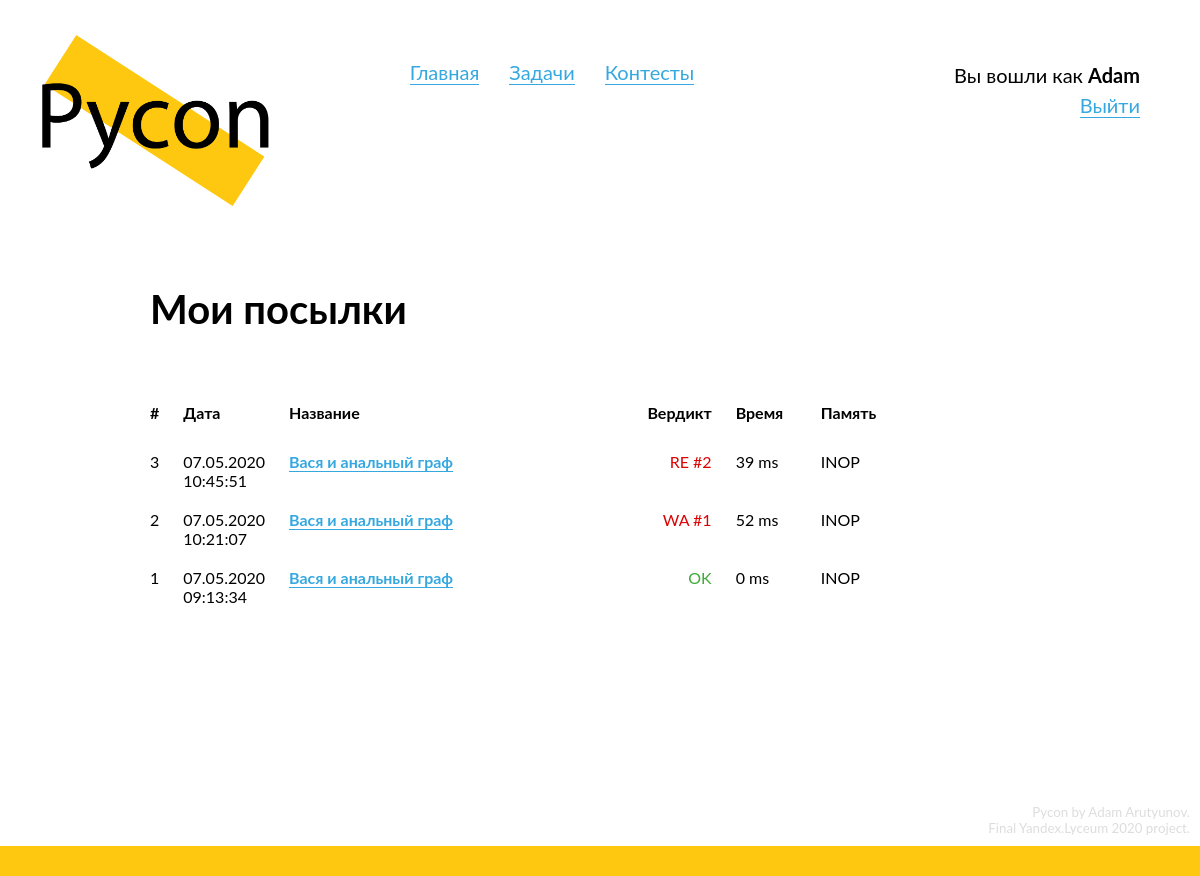
Before: /submissions (signed in) with the older database file.
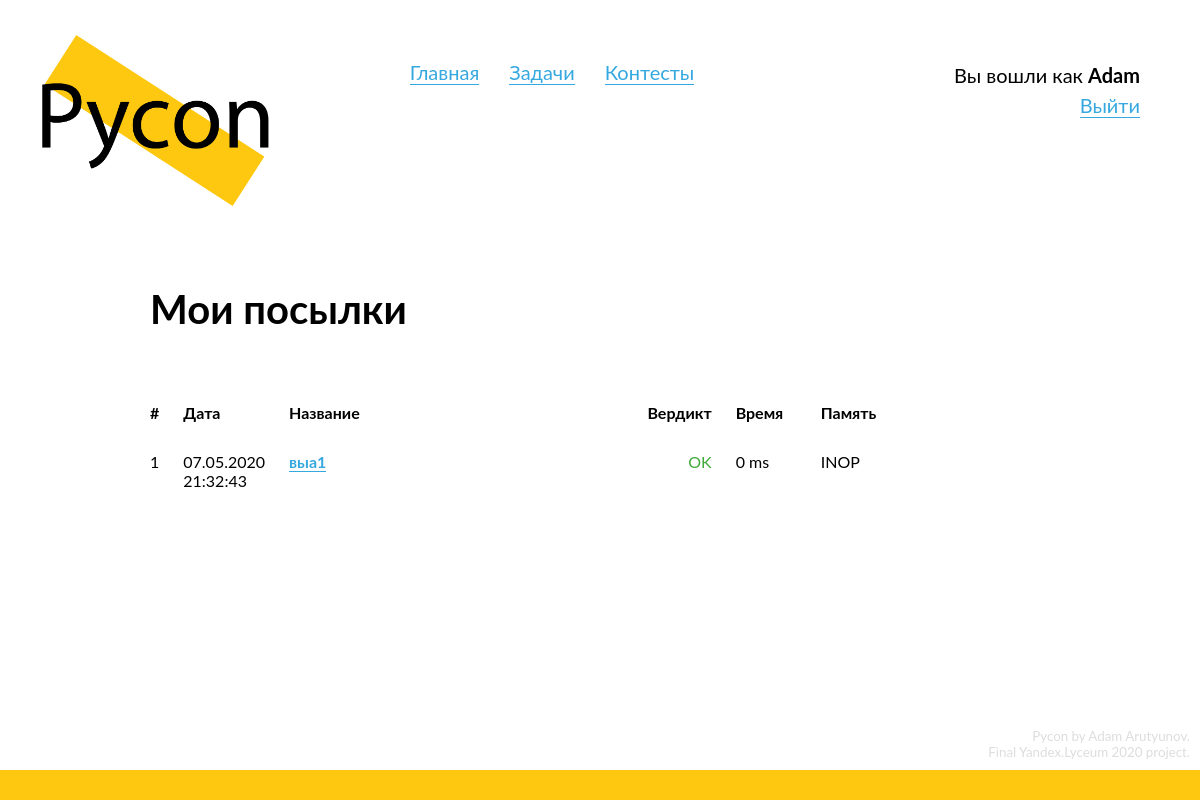
After: the same page with the newer database file.
### data/models/submission.py (models this page shows, shortened)
class Submission(SqlAlchemyBase, SerializerMixin):
    __tablename__ = 'submissions'
    id = Column(Integer, primary_key=True, autoincrement=True)
    submitter_id = Column(Integer, ForeignKey("users.id"))
    submitter = orm.relation("User")
    problem_id = Column(Integer, ForeignKey('problems.id'))
    problem = orm.relation("Problem")
    data = Column(String, nullable=False)
    submit_timestamp = Column(DateTime, default=datetime.datetime.now, nullable=False)
    verdict = Column(String, nullable=True)
    test = Column(Integer, ForeignKey("tests.number"), nullable=True)
    time = Column(Integer, nullable=True)  # Warning, time in ms!
    memory = Column(Integer, nullable=True)  # Warning, memory in KB!

### data/models/problem.py (models this page shows, shortened)
class Problem(SqlAlchemyBase, SerializerMixin):
    __tablename__ = 'problems'
    id = Column(Integer, primary_key=True, autoincrement=True)
    name = Column(String, nullable=True)
    situation = Column(String, nullable=False)
    input_data = Column(String, nullable=True)
    output_data = Column(String, nullable=True)
    tests = orm.relation("Test", back_populates='problem')
    time_limit = Column(Integer, nullable=True)
    memory_limit = Column(Integer, nullable=True)

### Pycon.py (the view)
@app.route('/submissions')
@login_required
def submissions():
    session = db_session.create_session()
    submissions = session.query(Submission).filter(Submission.submitter == current_user)\
                  .order_by(Submission.id.desc()).all()
    return render_template('submissions.html', title="Посылки",
                           submissions=submissions)

### Pycon.py (called while the page is built)
@login_manager.user_loader
def load_user(user_id):
    session = db_session.create_session()
    return session.query(User).get(user_id)

### data/db_session.py (called while the page is built)
def create_session() -> Session:
    global __scoped_session
    return __scoped_session

### templates/submissions.html (shortened to what this page needs)
{% extends "base.html" %}
{% block content %}
  <div class="content-header">
    <h2>
      Мои посылки
    </h2>
  </div>
  <div class="content-block">
    {% if submissions %}
      <table class="submissions-table">
        <tr>
          <th class="id-td">
            <span>
              #
            </span>
          </th>
          <th class="timestamp-td">
            <span>
              Дата
            </span>
          </th>
          <th class="problemname-td">
            <span>
              Название
            </span>
          </th>
          <th class="verdict-td">
            <span>
              Вердикт
            </span>
          </th>
          <th class="time-td">
            <span>
              Время
            </span>
          </th>
          <th class="memory-td">
            <span>
              Память
            </span>
          </th>
        </tr>
        {% for submission in submissions %}
          <tr>
            <td class="id-td">
              {{ submission.id }}
            </td>
            <td class="timestamp-td">
              {{ submission.submit_timestamp.strftime("%d.%m.%Y<br>%H:%M:%S")|safe }}
            </td>
            <td class="problemname-td">
              <a href="/problems/{{ submission.problem.id }}">{{ submission.problem.name }}</a>
            </td>
            <td class="verdict-td">
              {% if submission.verdict == None %}
                <span class="verdict-neutral">
                  Отправлено на проверку
                </span>
              {% elif submission.verdict == 'OK' %}
                <span class="verdict-good">
                  {{ submission.verdict }}
                </span>
              {% else %}
                <span class="verdict-bad">
                  {{ submission.verdict }} #{{ submission.test }}
                </span>
              {% endif %}
            </td>
            <td class="time-td">
              <span>
                {{ submission.time if submission.time else 0 }} ms
              </span>
            </td>
            <td class="memory-td">
              <span>
                INOP
              </span>
            </td>
          </tr>
        {% endfor %}
      </table>
    {% endif %}
  </div>
{% endblock %}

Changed rows visible on the page:
removed Submission: id "3", submit_timestamp "07.05.2020 10:45:51", problem.name "Вася и анальный граф", verdict "RE", test "2", time "39"
removed Submission: id "2", submit_timestamp "07.05.2020 10:21:07", problem.name "Вася и анальный граф", verdict "WA", test "1", time "52"
changed Submission "OK": submit_timestamp "07.05.2020 09:13:34" → "07.05.2020 21:32:43"; problem.name "Вася и анальный граф" → "выа1"
